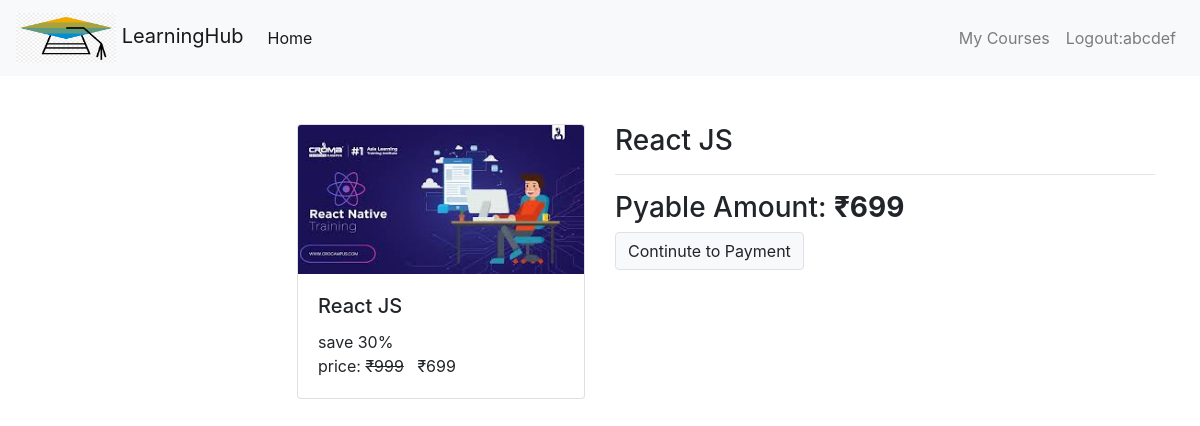
Screenshot of /check-out/react_mongo (signed in) with the database file from the repository.
### courses/models/courses.py (models this page shows, shortened)
class Course(models.Model):
    name = models.CharField(max_length=50, null=False)
    slug = models.CharField(max_length=50, null=False , unique=True)
    description = models.CharField(max_length=200, null=True)
    price = models.IntegerField(null=False)
    discount = models.IntegerField(null=False, default=0)
    active = models.BooleanField(default=False)
    thumbnail = models.ImageField(upload_to="files/thumbnail")
    date = models.DateTimeField(auto_now_add=True)
    resource = models.FileField(upload_to='files/resource')
    length = models.IntegerField(null=False)

### courses/views/checkout.py (the view, shortened to what this page needs)
# urls.py: path('check-out/<str:slug>',checkout,name='check-out'),
@login_required(login_url='/login')
def checkout(request,slug):
    course  = Course.objects.get( slug = slug)
    user = request.user
    action = request.GET.get('action')
    order = None
    payment = None
    error = None
    context = {
        "course" : course,
        "order" : order,
        "payment" : payment,
        "user" : user,
        "error" : error,
    }
    return render(request , template_name="courses/check_out.html",
                  context = context)

### courses/templatetags/course_custom_tags.py (called while the page is built)
@register.simple_tag
def calc_sellprice(price,discount):
    if discount is None or discount == 0:
        return price
    sellprice = price
    sellprice = price - ( price * discount * 0.01)
    return math.floor(sellprice)

@register.filter
def rupee(price):
    return f'₹{price}'

### courses/templates/courses/check_out.html (shortened to what this page needs)
{% extends './base.html' %}
{% load course_custom_tags %}
{% block content %}
<div class="container">
    <br>
    <br>
    <div class="row" >
        <div class="col mx-auto">
            <div class="card ml-auto" style="width: 18rem">
              <img
              src="{{ course.thumbnail.url }}"
               class="card-img-top"
                alt="card image cap"
              />
              <div class="card-body">
                <h5 class="card-title">{{ course.name }}</h5>
                <p class="card-text m-0 p-0">
                  save {{ course.discount }}%
                  <br />
                  <span class="price">
                    price: <del> {{ course.price|rupee }}</del>
                    <span>
                      {% calc_sellprice course.price course.discount as value %}
                      {{value|rupee}}</span>
                  </span>
                </p>
              </div>
            </div>
        </div>
        <div class="col">
            <div>
                <h3>{{ course.name }}</h3>
                <hr>
                <h3>Pyable Amount:
                    {% calc_sellprice course.price course.discount as value %}
                    <b>{{value|rupee}}</b>
                </h3>
                <a class="btn btn-light border" href="?action=create_payment">Continute to Payment</a>
            </div>
        </div>
    </div>
</div>
{% endblock %}

### courses/templates/courses/base.html (shortened to what this page needs)
<!DOCTYPE html>
<html lang="en">
  <head>
    <link
      rel="stylesheet"
      href="https://cdn.jsdelivr.net/npm/bootstrap@4.3.1/dist/css/bootstrap.min.css"
    />
  </head>
  <body>
    <div>
      <nav class="navbar navbar-expand-lg navbar-light bg-light">
        <a class="navbar-brand" href="/">
          <img width="100px" height="50px"
 alt="">
          LearningHub</a>
        <div class="collapse navbar-collapse" id="navbarNav">
          <ul class="navbar-nav mr-auto">
            <li class="nav-item active">
              <a class="nav-link" href="/"
                >Home <span class="sr-only">(current)</span></a
              >
            </li>
          </ul>
          <ul class="navbar-nav ml-auto">
            {% if request.user.is_authenticated %}
              <li class="nav-item">
                <a class="nav-link" href="/my-courses">My Courses</a>
              </li>
              <li class="nav-item">
                <a class="nav-link" href="/logout">Logout:{{ user }}</a>
              </li>
            {% endif %}
          </ul>
        </div>
      </nav>
    </div>
    {% block content %} {% endblock %}
  </body>
</html>

### rows the page displays
Course: thumbnail (picture), name "React JS", discount "30", price "₹999"

### other values shown
{{ user }} "abcdef"
{{ value|rupee }} "₹699"
